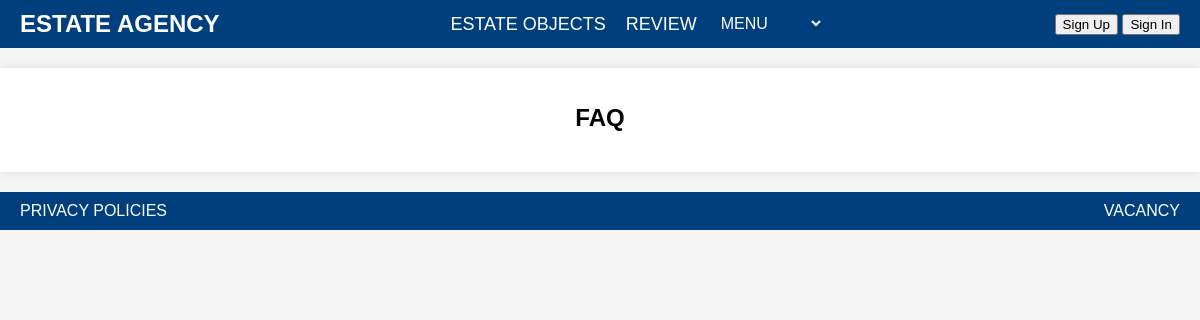
The app's page /faq/, older data.
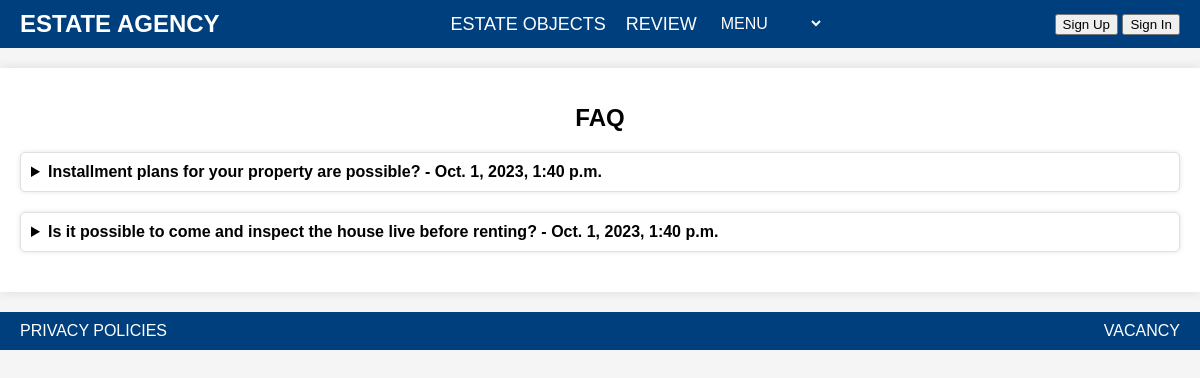
The same page, newer data.
### faq/models.py (models this page shows, shortened)
class FAQ(models.Model):
    question = models.CharField(max_length=200)
    answer = models.TextField()
    date_added = models.DateTimeField(auto_now_add=True)

### faq/views.py (the view)
# urls.py: path('', views.faq_list, name='home'),
def faq_list(request):
    faq_items = FAQ.objects.all().order_by('-date_added')
    context = {
        'faq_items': faq_items,
    }
    return render(request, 'faq.html', context)

### faq/templates/faq.html (shortened to what this page needs)
{% extends 'EstateAgency/base_agency.html' %}
{% block head %}
<link rel="stylesheet" type="text/css" href="/static/css/faq.css">
{% endblock %}
{% block content %}
<h1 itemprop="headline">FAQ</h1>
<ul itemprop="mainEntity" itemscope itemtype="http://schema.org/FAQPage">
    {% for faq_item in faq_items %}
    <li itemprop="itemListElement" itemscope itemtype="http://schema.org/Question">
        <details>
            <summary itemprop="name">{{ faq_item.question }} - {{ faq_item.date_added }}</summary>
        </details>
    </li>
    {% endfor %}
</ul>
{% endblock %}

Row changes from the older to the newer data that the page shows:
added FAQ: question "Installment plans for your property are possible?", date_added "Oct. 1, 2023, 1:40 p.m."
added FAQ: question "Is it possible to come and inspect the house live before renting?", date_added "Oct. 1, 2023, 1:40 p.m."
